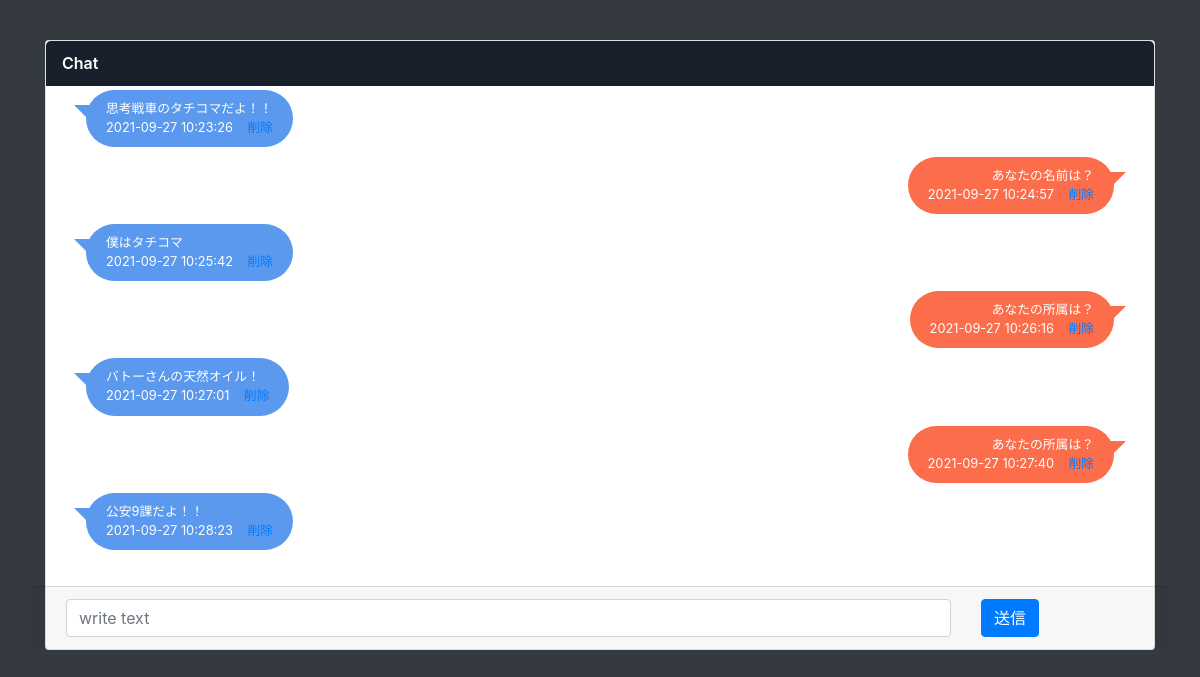
The page / on the database its author committed.
### main.py (models this page shows)
class Chat(db.Model):
    __tablename__ = 'chats'
    id = db.Column(db.Integer, primary_key=True)
    content = db.Column(db.String(200), nullable=False)
    type = db.Column(db.String(200), nullable=True)
    date_created = db.Column(db.DateTime, default=datetime.utcnow)

### main.py (the view)
@app.route('/', methods=['POST', 'GET'])
def index():
    global flag, task_content
    if request.method == 'POST':
        task_content = request.form['content']
        task_type = request.form['type']
        if request.form['flag'] == 'True':
            flag = True
        else:
            flag = False
        new_task = Chat(content=task_content, type=task_type)
        try:
            db.session.add(new_task)
            db.session.commit()
        except:
            return "Not seld message yet, try again."
        return redirect('/')
    else:
        tasks = Chat.query.order_by(Chat.date_created).all()
        return render_template('index.html', tasks=tasks, flag=flag, task_content=task_content)

### templates/index.html (shortened to what this page needs)
<!DOCTYPE html>
<html lang="en">
<head>
    <link href="https://stackpath.bootstrapcdn.com/bootstrap/4.4.1/css/bootstrap.min.css" rel="stylesheet"
>
    <link rel="stylesheet" href="{{ url_for('static', filename='css/main.css') }}">
</head>
<body class="bg-dark">
    <div class="container content">
        <div class="card">
            <div class="card-header">Chat</div>
            <div class="card-body" style="overflow: scroll;height: 500px;" id="target">
                <ul class="chat-list">
                    {% if tasks|length < 1 %} <h4 style="text-align: center">つぶやいてみよう！！！</h4>
                        {% else %}
                        {% for task in tasks %}
                        <li class="{{ task.type }}">
                            <div class="chat-body">
                                <div class="chat-message">
                                    <p>{{ task.content }}</p>
                                    {{ task.date_created.replace(microsecond = 0) }} &nbsp;&nbsp;
                                    <a href="/delete/{{task.id}}">削除</a>
                                </div>
                            </div>
                        </li>
                        {% endfor %}
                        {% endif %}
                </ul>
            </div>
            <form action="/" method="post" class="row card-footer">
                <div class="col-10">
                    <input type="text" name="content" id="content" class="form-control" placeholder="write text">
                </div>
                <div class="col-2">
                    <input type="submit" value="送信" class="btn btn-primary">
                </div>
            </form>
        </div>
    </div>
</body>
</html>

### static/css/main.css (style rules this page uses)
body { background:#eee; }
.chat-list { padding: 0; font-size: .8rem; }
.card .card-header:first-child { -webkit-border-radius: 0.3rem 0.3rem 0 0; -moz-border-radius: 0.3rem 0.3rem 0 0; border-radius: 0.3rem 0.3rem 0 0; }
.card .card-header { background: #17202b; border: 0; font-size: 1rem; padding: .65rem 1rem; position: relative; font-weight: 600; color: #ffffff; }
.content { margin-top:40px; }

### rows shown on the page
Chat: content "思考戦車のタチコマだよ！！", date_created.replace "2021-09-27 10:23:26"
Chat: content "あなたの名前は？", date_created.replace "2021-09-27 10:24:57"
Chat: content "僕はタチコマ", date_created.replace "2021-09-27 10:25:42"
Chat: content "あなたの所属は？", date_created.replace "2021-09-27 10:26:16"
Chat: content "バトーさんの天然オイル！", date_created.replace "2021-09-27 10:27:01"
Chat: content "あなたの所属は？", date_created.replace "2021-09-27 10:27:40"
Chat: content "公安9課だよ！！", date_created.replace "2021-09-27 10:28:23"
